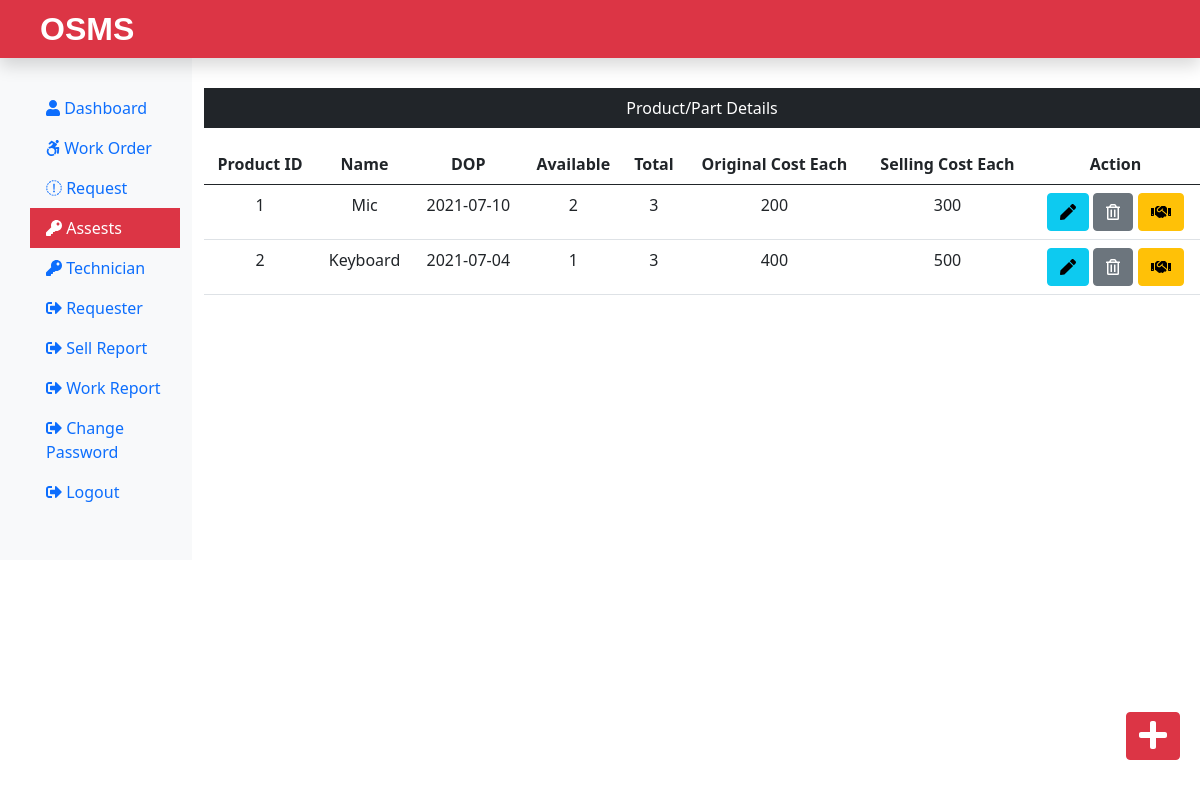
Screenshot of /Admin/assests.php (signed in) with the database file from the repository.
### tables this page shows
CREATE TABLE `assests` (
  `pid` int(11) NOT NULL,
  `pname` varchar(60) NOT NULL,
  `pdop` date NOT NULL,
  `pava` int(11) NOT NULL,
  `ptotal` int(11) NOT NULL,
  `poriginalcost` int(11) NOT NULL,
  `psellingcost` int(11) NOT NULL
);

### Admin/assests.php (the view, shortened to what this page needs)
<?php
    include("adminIncludes/header.php");
    include("../dbConnection.php");
?>
<div class="col-sm-9 col-md-10 mt-5 text-center">
    <p class="bg-dark text-white p-2">Product/Part Details</p>
    <?php
        $sql = "SELECT * FROM assests";
        $result = $conn->query($sql);
        if($result->num_rows > 0){
    ?>
    <table class="table">
        <thread>
            <tr>
                <th scope="col">Product ID</th>
                <th scope="col">Name</th>
                <th scope="col">DOP</th>
                <th scope="col">Available</th>
                <th scope="col">Total</th>
                <th scope="col">Original Cost Each</th>
                <th scope="col">Selling Cost Each</th>
                <th scope="col">Action</th>
            </tr>
        </thread>
        <tbody>
            <?php
                while($row = $result->fetch_assoc()){
            ?>
            <tr>
                <td> <?php echo $row['pid'] ?> </td>
                <td> <?php echo $row['pname'] ?> </td>
                <td> <?php echo $row['pdop'] ?> </td>
                <td> <?php echo $row['pava'] ?> </td>
                <td> <?php echo $row['ptotal'] ?> </td>
                <td> <?php echo $row['poriginalcost'] ?> </td>
                <td> <?php echo $row['psellingcost'] ?> </td>
                <td>
                    <form action="editprod.php" method="POST" class="d-inline">
                        <button type="submit" class="btn btn-info mr-3" name="edit" value="Edit">
                            <i class="fas fa-pen"></i>
                        </button>
                    </form>
                    <form action="" method=" POST" class="d-inline">
                        <button type="submit" class="btn btn-secondary" name="delete" value="Delete">
                            <i class="far fa-trash-alt"></i>
                        </button>
                    </form>
                    <form action="sellproduct.php" method=" POST" class="d-inline">
                        <button type="submit" class="btn btn-warning" name="issue" value="issue">
                            <i class="fas fa-handshake"></i>
                        </button>
                    </form>
                </td>
            </tr>
            <?php
                }
            ?>
        </tbody>
    </table>
    <?php
        }
        else{
            echo "0 Result";
        }
    ?>
</div>
<div>
    <a class="btn btn-danger box" href="addprod.php">
        <i class="fas fa-plus fa-2x"></i>
    </a>
</div>
<?php
    include("adminIncludes/footer.php");
?>

### css/custom.css (style rules this page uses)
a { color: black; }

### Admin/assests.php (style rules this page uses)
.box { position: fixed; bottom: 10px; right: 20px; margin-bottom: 30px; }

### rows the page displays
assests: pid "1", pname "Mic", pdop "2021-07-10", pava "2", ptotal "3", poriginalcost "200", psellingcost "300"
assests: pid "2", pname "Keyboard", pdop "2021-07-04", pava "1", ptotal "3", poriginalcost "400", psellingcost "500"
